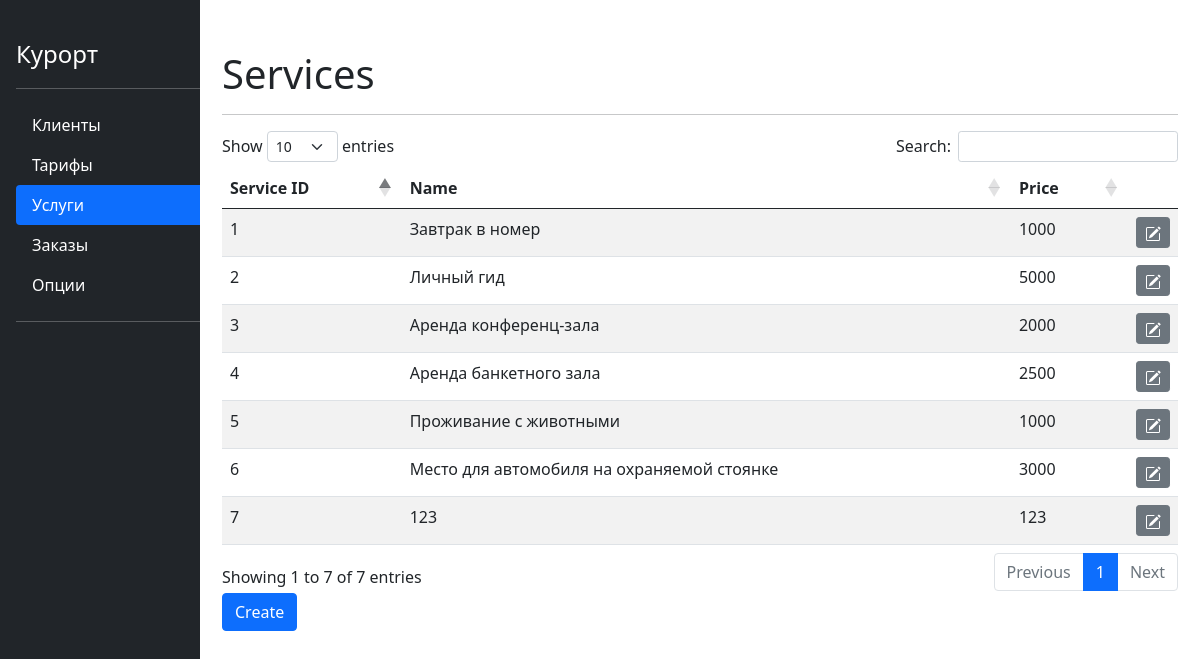
/services, run on the app's committed database.
### tables.py (models this page shows)
class Services(db.Model):
    id = db.Column(db.Integer, primary_key=True, nullable=False, autoincrement=True)
    name = db.Column(db.String(64), nullable=False)
    price = db.Column(db.Integer, nullable=False)

### main.py (the view)
@app.route('/services')
def services():
    services = Services.query
    return render_template('/tables/services.html', title='Services', services=services)

### templates/tables/services.html (shortened to what this page needs)
{% extends "base.html" %}
{% block content %}
  <table id="data" class="table table-striped">
    <thead>
      <tr>
        <th>Service ID</th>
        <th>Name</th>
        <th>Price</th>
        <th class="edit-th"></th>
      </tr>
    </thead>
    <tbody>
      {% for service in services %}
        <tr>
          <td>{{ service.id }}</td>
          <td>{{ service.name  }}</td>
          <td>{{ service.price}}</td>
          <td class="edit">
            <a href="info/service/{{service.id}}" type="button" class="btn btn-secondary btn-sm">
            </a>
          </td>
        </tr>
      {% endfor %}
    </tbody>
  </table>
  <a href="/form/service" type="input" class="btn btn-primary">Create</a>
{% endblock %}

### static/css/main.css (style rules this page uses)
.edit-th { width: 15px; }

### data on the page
Services: id "1", name "Завтрак в номер", price "1000"
Services: id "2", name "Личный гид", price "5000"
Services: id "3", name "Аренда конференц-зала", price "2000"
Services: id "4", name "Аренда банкетного зала", price "2500"
Services: id "5", name "Проживание с животными", price "1000"
Services: id "6", name "Место для автомобиля на охраняемой стоянке", price "3000"
Services: id "7", name "123", price "123"

### other printed values
{{ title }} "Services"
